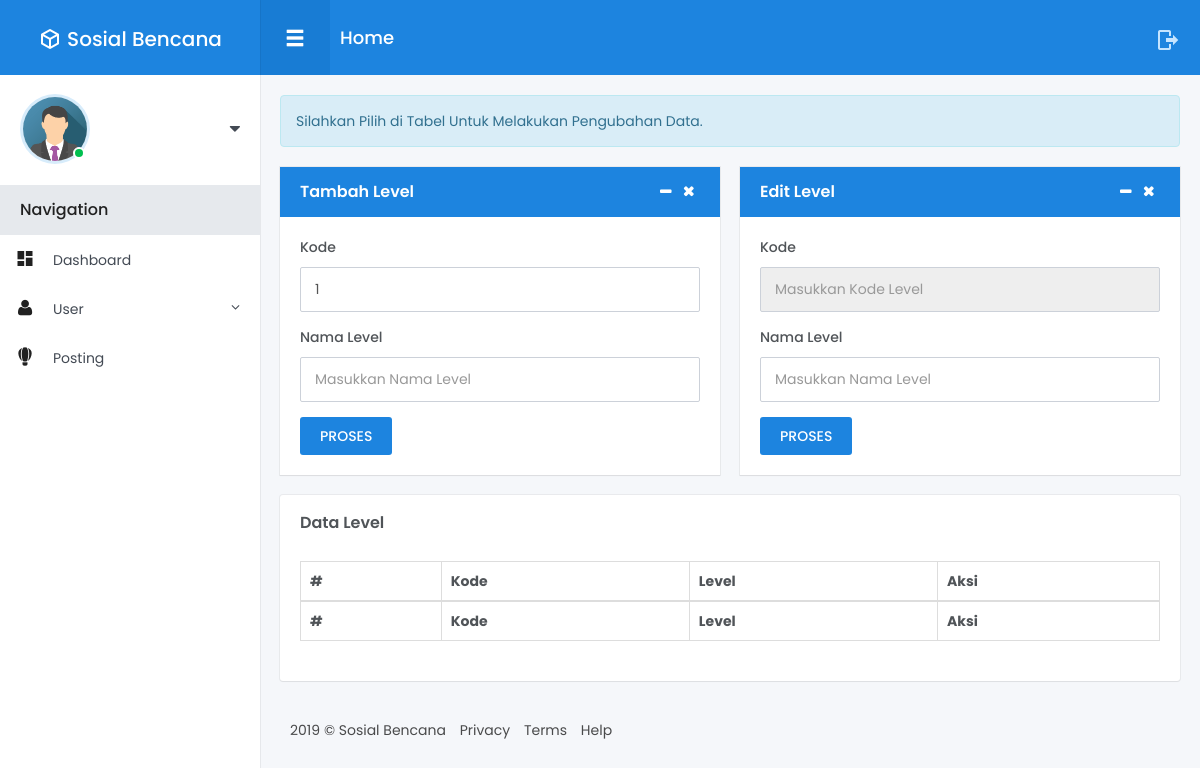
The app's page /index.php/admin/leveluser, older data.
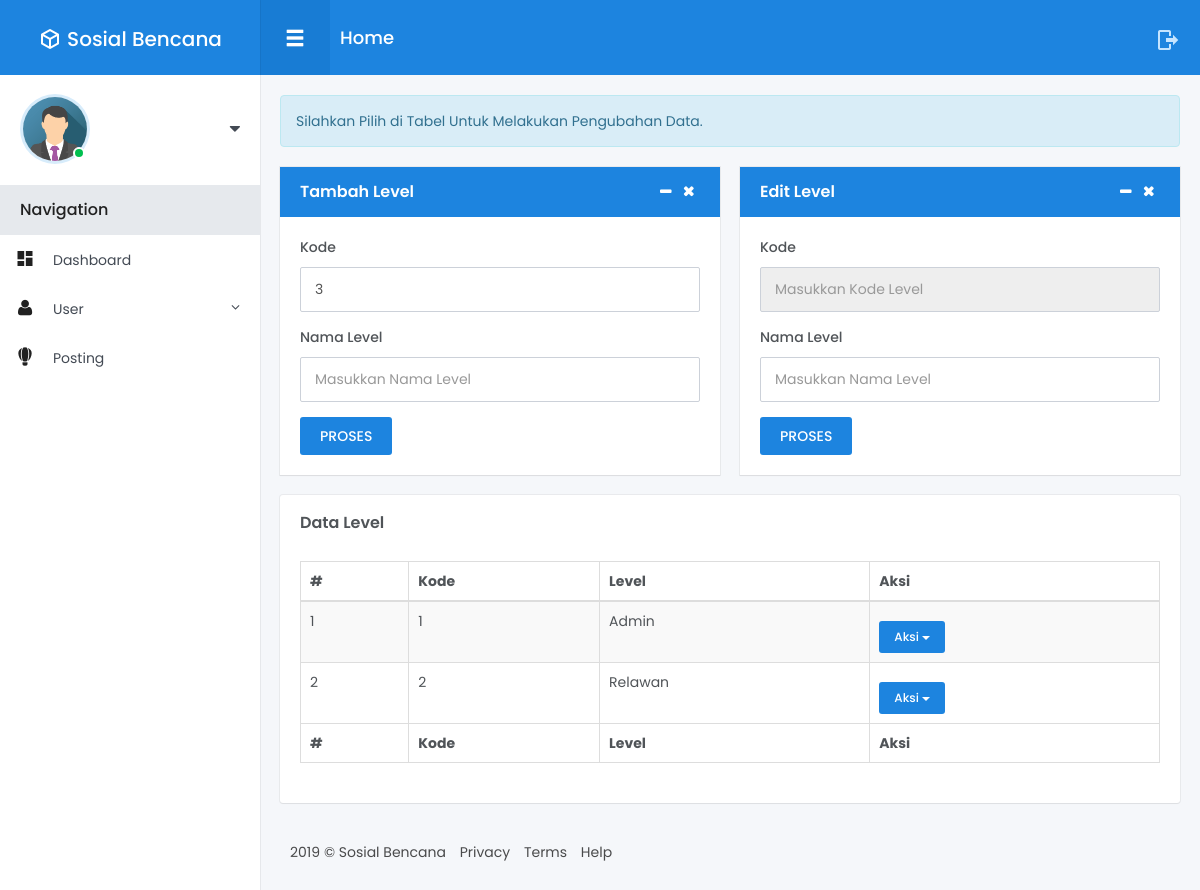
The same page, newer data.
### tables this page shows
CREATE TABLE `level` (
  `id_level` int(11) NOT NULL,
  `kode_level` varchar(10) NOT NULL,
  `level` varchar(50) NOT NULL,
  `tanggal` timestamp NOT NULL DEFAULT CURRENT_TIMESTAMP ON UPDATE CURRENT_TIMESTAMP
);

### application/controllers/Admin.php (called while the page is built, shortened)
<?php
class Admin extends CI_Controller {
	public function __construct()
	{
		$this->load->model('Admin_model');
		$this->load->model('Jumlah_model');
    }
    public function leveluser()
    {
        $data1 = $this->Admin_model->dataLevel()->result_array();
        $data2 = $this->Jumlah_model->jumlahLevel();
        $data = array(
            'level' => $data1,
            'jumlahlevel' => $data2+1,
        );
        $this->load->view('Admin/User/leveluser', $data);
    }
}

### index.php (called while the page is built, shortened)
<?php
require_once BASEPATH.'core/CodeIgniter.php';

### application/models/Admin_model.php (called while the page is built, shortened)
<?php
class Admin_model extends CI_Model {
    public function dataLevel()
    {
        $this->db->select('*');
        $this->db->from('level');
        return $this->db->get();
    }
}

### application/views/Admin/User/leveluser.php (the view, shortened to what this page needs)
<!DOCTYPE html>
<html lang="en">
<head>
</head>
<body>
<div class="main-menu">
	<header class="header">
	</header>
	<div class="content">
	</div>
</div>
<div class="fixed-navbar">
</div>
<div id="wrapper">
	<div class="main-content">
		<div class="row small-spacing">
			<div class="col-lg-12">
				<div class="alert alert-info" role="alert"> Silahkan Pilih di Tabel Untuk Melakukan Pengubahan Data.</div>
			</div>
            <div class="col-lg-6">
				<div class="box-content card danger js__card">
					<h4 class="box-title bg-primary with-control">
						Tambah Level
						<span class="controls">
							<button type="button" class="control fa fa-minus js__card_minus"></button>
							<button type="button" class="control fa fa-times js__card_remove"></button>
						</span>
					</h4>
					<div class="card-content js__card_content">
						<?php echo form_open('admin/pt_leveluser', array('autocomplete' => 'off')); ?>
							<div class="form-group">
								<label>Kode</label>
								<input type="text" class="form-control" name="kode" value="<?php echo set_value('kode', $jumlahlevel); ?>">
							</div>
							<div class="form-group">
								<label>Nama Level</label>
								<input type="text" class="form-control" name="level" placeholder="Masukkan Nama Level" value="<?php echo set_value('level'); ?>">
							</div>
							<button type="submit" class="btn btn-primary btn-sm waves-effect waves-light">PROSES</button>
						<?php echo form_close(); ?>
					</div>
				</div>
			</div>
            <div class="col-lg-6">
				<div class="box-content card danger js__card">
					<h4 class="box-title bg-primary with-control">
						Edit Level
						<span class="controls">
							<button type="button" class="control fa fa-minus js__card_minus"></button>
							<button type="button" class="control fa fa-times js__card_remove"></button>
						</span>
					</h4>
					<div class="card-content js__card_content">
						<?php echo form_open('admin/pu_leveluser', array('autocomplete' => 'off')); ?>
							<div class="form-group">
								<label>Kode</label>
								<input type="text" class="form-control" name="kode" id="kode" placeholder="Masukkan Kode Level" value="<?php echo set_value('kode'); ?>" readonly>
							</div>
							<div class="form-group">
								<label>Nama Level</label>
								<input type="text" class="form-control" name="level" id="level" placeholder="Masukkan Nama Level" value="<?php echo set_value('level'); ?>">
							</div>
							<button type="submit" class="btn btn-primary btn-sm waves-effect waves-light">PROSES</button>
						<?php echo form_close(); ?>
					</div>
				</div>
			</div>
			<div class="col-lg-12">
				<div class="box-content">
					<h4 class="box-title">Data Level</h4>
					<table id="example" class="table table-striped table-bordered table-hover display" style="width:100%">
						<thead>
							<tr>
								<th>#</th>
								<th>Kode</th>
								<th>Level</th>
								<th>Aksi</th>
							</tr>
						</thead>
						<tfoot>
							<tr>
								<th>#</th>
								<th>Kode</th>
								<th>Level</th>
								<th>Aksi</th>
							</tr>
						</tfoot>
						<tbody>
                            <?php
                            $no=1;
                            foreach($level as $level):
                            ?>
                            <tr>
                                <td><?php echo $no++; ?></td>
                                <td><?php echo $level['kode_level']; ?></td>
                                <td><?php echo $level['level']; ?></td>
                                <td>
									<div class="btn-group margin-top-10">
										<button type="button" class="btn btn-xs btn-block btn-primary dropdown-toggle" data-toggle="dropdown" aria-haspopup="true" aria-expanded="false">Aksi <span class="caret"></span></button>
									</div>
                                </td>
                            </tr>
                            <?php endforeach; ?>
                        </tbody>
					</table>
				</div>
			</div>
		</div>
		<footer class="footer">
		</footer>
	</div>
</div>
</body>
</html>

Row changes from the older to the newer data that the page shows:
added level: kode_level "1", level "Admin"
added level: kode_level "2", level "Relawan"
Text that changed along with them:
form field kode: "1" → "3"
